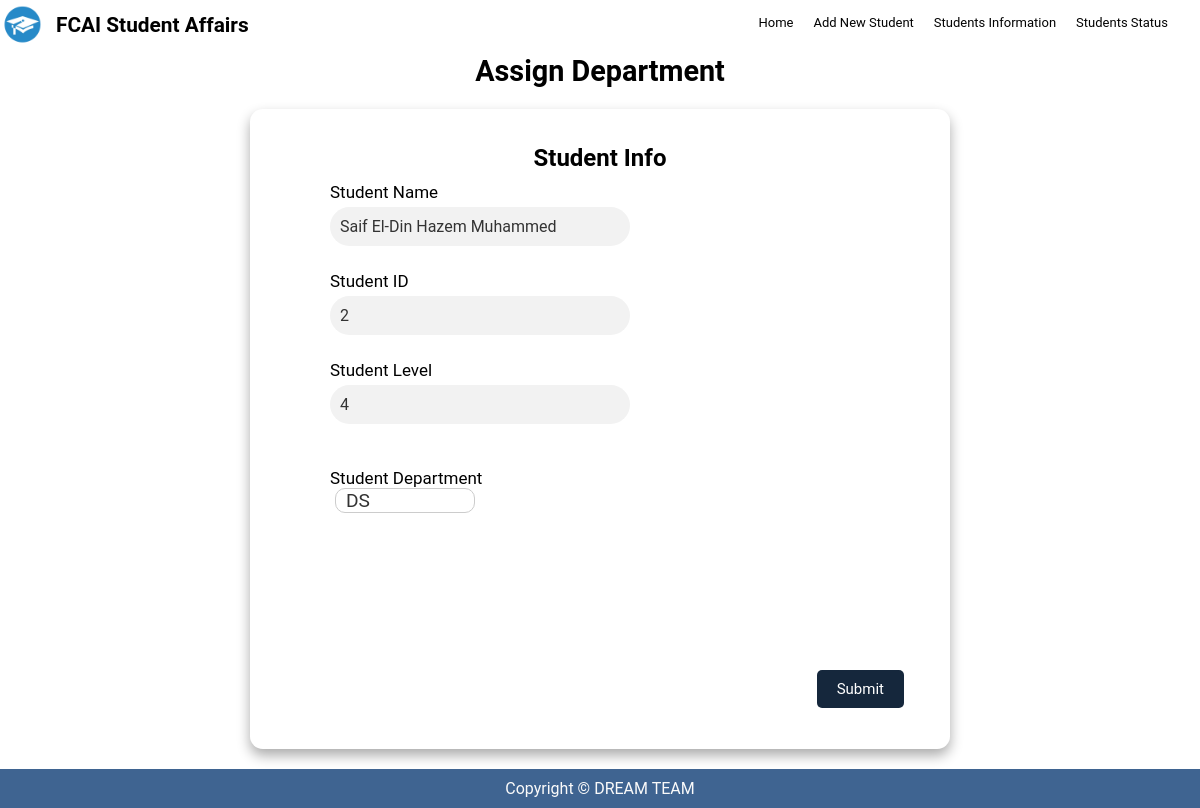
Screenshot of /assign-department/2/ with the database file from the repository.
### students/models.py (models this page shows, shortened)
class Student(models.Model):
    name = models.CharField(max_length=50)
    status = models.CharField(max_length=25, choices=STATUS)
    birthDate = models.DateField()
    gpa = models.FloatField()
    phoneNumber = models.CharField(max_length=11)
    email = models.EmailField()
    gender = models.CharField(max_length=6, choices=GENDER)
    level = models.IntegerField(choices=LEVEL_CHOICES)
    department = models.CharField(max_length=25, choices=DEPARTMENTS)

### students/views.py (the view)
def assign_department(request, id):
    student = get_object_or_404(Student, id=id)
    if request.method == 'POST':
        department = request.POST.get('dep')
        student.department = department
        student.save()
        return redirect('students:studentData')
    context = {'student': student}
    return render(request, 'studentDepart.html', context)

### students/templates/studentDepart.html (shortened to what this page needs)
{% extends 'base.html' %} {% block body %} <br /><br />
<section class="table__header">
  <h1 class="statusTitle">Assign Department</h1>
</section>
<form action="{% url 'students:assign-department' student.id %}" method="POST">
  <div class="formOverall">
    <form id="editform">
      <h2 id="depH2">Student Info</h2>
      <div class="studentData">
        <div>
          <span class="formName">Student Name</span>
          <input type="text" name="name" disabled value="{{ student.name }}" />
        </div>
        <div>
          <span class="formName">Student ID </span>
          <input type="text" name="id" disabled value="{{ student.id }}" />
        </div>
        <div>
          <span class="formName">Student Level</span>
          <input type="text" name="id" disabled value="{{ student.level }}" />
        </div>
        <br /><br />
        <div>
          <span class="formName">Student Department</span>
          <select id="dep" name="dep" class="xD">
          <option value="DS" {% if student.department == "DS" %}selected{% endif %}>DS</option>
          </select>
        </div>
      </div>
      <div class="smallBtnArea">
        <input
          type="submit"
          value="Submit"
          onclick="return confirm('Are you sure?')"
          class="Btn"
        />
      </div>
    </form>
  </div>
</form>
{% endblock body %}

### static/css/style.css (style rules this page uses)
* { margin: 0; padding: 0; box-sizing: border-box; font-family: "Google Sans", Roboto, Arial, sans-serif; text-decoration: none; }
body { min-height: 100vh; display: flex; flex-direction: column; background-image: url(https://i.pinimg.com/564x/b7/5f/71/b75f71b1195835a27b73673852c36546.jpg); }
.table__header { text-align: center; width: 100%; height: 15%; font-size: 1.2rem; padding: 1rem 1rem; justify-content: space-between; align-items: center; }
.smallBtnArea { position: fixed; bottom: 1rem; right: 1rem; display: flex; justify-content: center; align-items: center; }
.Btn { margin-right: 5px; background-color: #15273c; color: #fff; border: none; padding: 10px 20px; font-size: 15px; border-radius: 5px; }
.formOverall div { padding: 0 25px 25px 25px; display: inline-block; }
.formName, .radiogomaa { display: block; font-size: 17px; text-align: left; }
.formOverall { width: 82vw; height: 80vh; background-color: #fff5; backdrop-filter: blur(7px); box-shadow: 0 0.4rem 0.8rem #0005; border-radius: 0.8rem; overflow: hidden; margin-top: 5px; margin-bottom: 20px; margin-left: auto; margin-right: auto; max-width: 700px; width: 100%; background: white; padding: 25px 30px; overflow: auto; justify-content: space-between; align-items: center; }
.formOverall .studentData input { font-size: 17px; margin-top: 5px; border: none; border-radius: 20px; background-color: #f2f2f2; padding: 10px; font-size: 16px; color: #333; outline: none; width: 300px; }
.formOverall input::placeholder { color: #999; }
.formOverall select { display: inline; padding: 12px; font-size: 16px; border: 1px solid #ccc; border-radius: 15px; box-shadow: none; background-color: #fff; color: #333; width: 140px; -webkit-appearance: none; -moz-appearance: none; appearance: none; }
.formOverall select::after { content: "\25BC"; position: absolute; top: 50%; right: 12px; transform: translateY(-50%); color: #333; pointer-events: none; }
#depH2 { text-align: center; margin: 10px; }
#dep { display: flex; font-size: 1.2em; border-radius: 10px; padding: 0px 10px; margin: 0px 5px; }

### rows the page displays
Student: name "Saif El-Din Hazem Muhammed", id "2", id "4", dep "DS"
